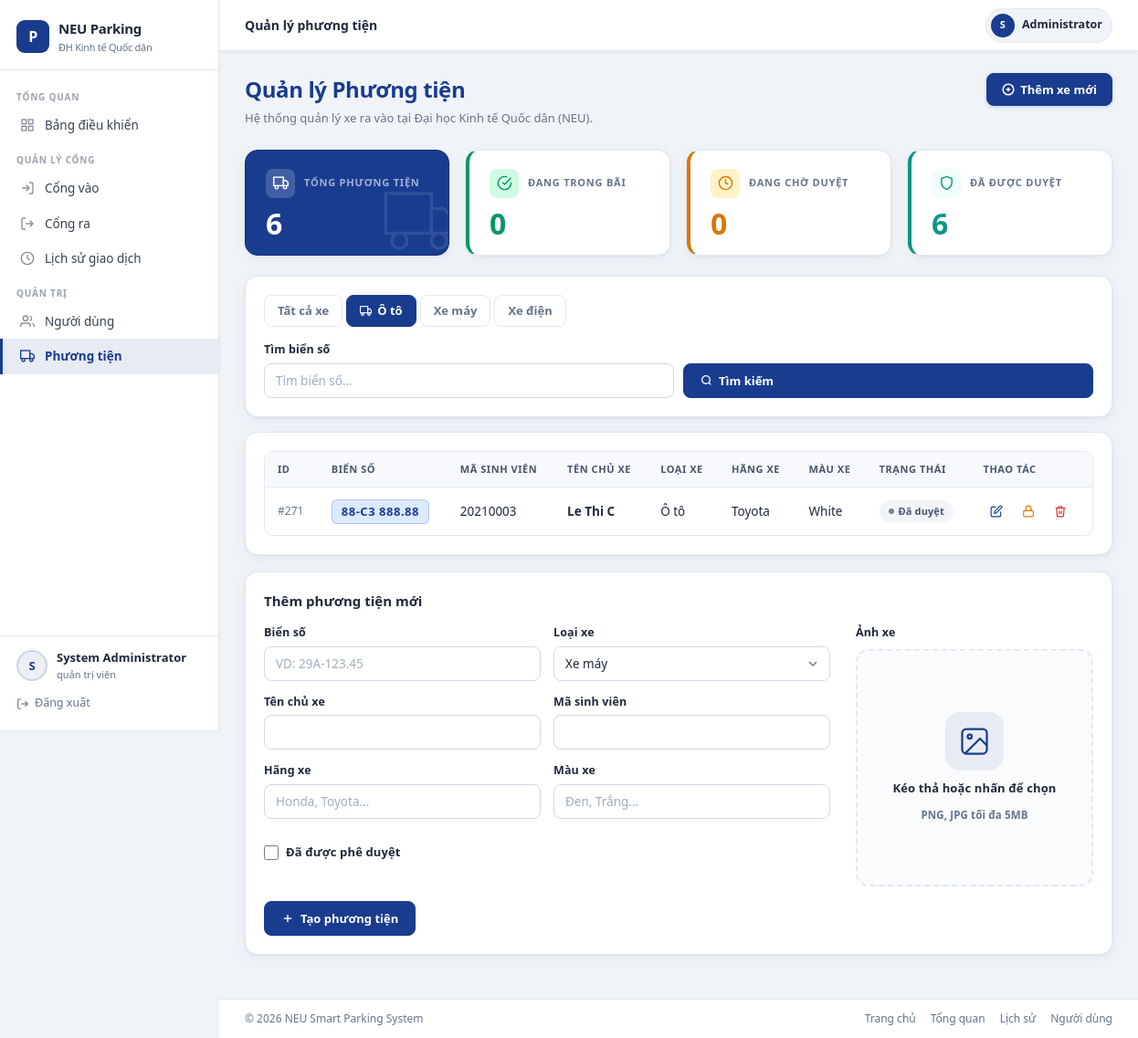
The app's page /admin/vehicles?type=car&plate= (signed in), older data.
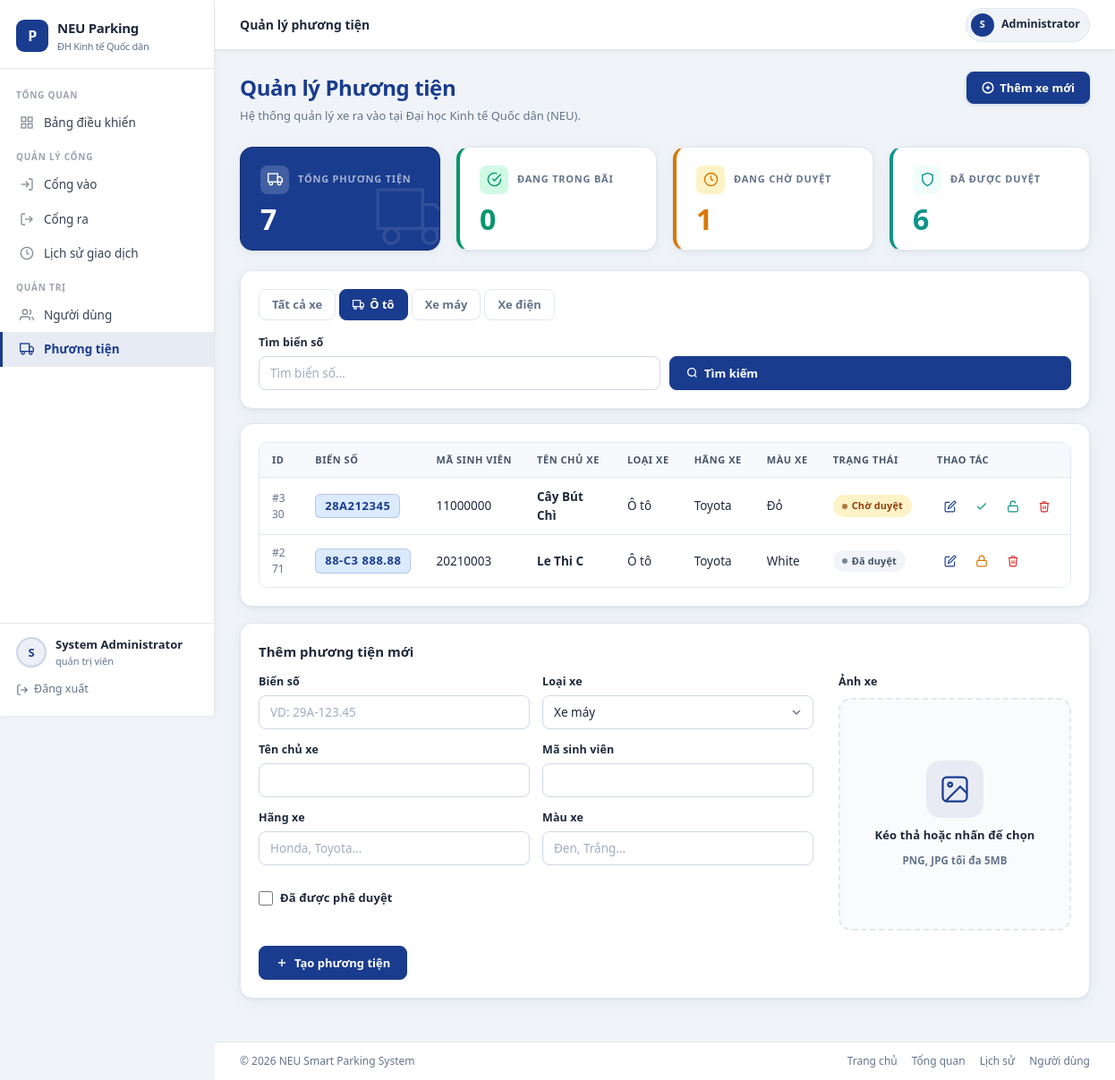
The same page, newer data.
### tables this page shows
CREATE TABLE vehicles (
            id INTEGER PRIMARY KEY AUTOINCREMENT,
            plate TEXT UNIQUE NOT NULL,
            student_code TEXT NOT NULL,
            owner_name TEXT,
            vehicle_type TEXT NOT NULL DEFAULT 'motorbike',
            brand TEXT,
            color TEXT,
            image_path TEXT,
            is_active INTEGER NOT NULL DEFAULT 1,
            created_at TEXT DEFAULT CURRENT_TIMESTAMP
        );

### app.py (the view)
@app.route("/admin/vehicles")
@roles_required("admin")
def vehicles():
    plate = (request.args.get("plate") or "").strip()
    vehicle_type = (request.args.get("type") or "").strip()
    edit_vehicle_id = (request.args.get("edit") or "").strip()
    editing_vehicle = get_vehicle_by_id(int(edit_vehicle_id)) if edit_vehicle_id.isdigit() else None
    vehicles_rows = list_vehicles(plate=plate, vehicle_type=vehicle_type)
    active_map = _active_parking_map()
    context = {
        "vehicles": vehicles_rows,
        "total": int(_fetch_scalar("SELECT COUNT(*) FROM vehicles")),
        "in_parking": int(_fetch_scalar("SELECT COUNT(*) FROM parking_log WHERE time_out IS NULL")),
        "pending": int(_fetch_scalar("SELECT COUNT(*) FROM vehicles WHERE is_active=0")),
        "approved": int(_fetch_scalar("SELECT COUNT(*) FROM vehicles WHERE is_active=1")),
        "plate_filter": plate,
        "type_filter": vehicle_type,
        "active_map": active_map,
        "editing_vehicle": editing_vehicle,
        "vehicle_form": _vehicle_form_defaults(editing_vehicle),
    }
    return render_template("vehicles.html", **context)

### app.py (called while the page is built, shortened)
def _engine():
    return get_engine()

def _fetch_all(sql: str, params: dict | None = None):
    with _engine().connect() as conn:
        return conn.execute(text(sql), params or {}).fetchall()

def _fetch_scalar(sql: str, params: dict | None = None, default=0):
    with _engine().connect() as conn:
        value = conn.execute(text(sql), params or {}).scalar()
        return default if value is None else value

def _active_parking_map() -> dict[str, bool]:
    rows = _fetch_all("SELECT plate FROM parking_log WHERE time_out IS NULL")
    return {normalize_plate(row[0]): True for row in rows}

def _vehicle_form_defaults(data: dict | None = None) -> dict:
    payload = {
        "plate": "",
        "student_code": "",
        "owner_name": "",
        "vehicle_type": "motorbike",
        "brand": "",
        "color": "",
        "is_active": False,
    }
    return payload

def _translate_role(role: str | None) -> str:
    return {
        "admin": "quản trị viên",
        "guard": "bảo vệ",
        "student": "sinh viên",
    }.get((role or "").lower(), role or "-")

### templates/vehicles.html (shortened to what the changed rows need)
{% extends 'base.html' %}
{% block extra_css %}
<link rel="stylesheet" href="{{ url_for('static', filename='css/admin.css') }}">
{% endblock %}
{% block content %}
<div class="page-header">
    <div>
        <h1 class="page-title">Quản lý Phương tiện</h1>
    </div>
</div>
<div class="grid grid-4" style="margin-bottom:22px;">
    <article class="vm-stat-card vm-stat-dark">
        <div class="vm-stat-top">
            <div class="vm-stat-icon vm-icon-white">
            </div>
            <span class="vm-stat-label">TỔNG PHƯƠNG TIỆN</span>
        </div>
        <p class="vm-stat-value">{{ total }}</p>
        <div class="vm-stat-bg-icon">
            <svg width="80" height="80" viewBox="0 0 24 24" fill="none" stroke="currentColor" stroke-width="1" opacity="0.1"><rect x="1" y="3" width="15" height="13"/><polygon points="16 8 20 8 23 11 23 16 16 16 16 8"/><circle cx="5.5" cy="18.5" r="2.5"/><circle cx="18.5" cy="18.5" r="2.5"/></svg>
        </div>
    </article>
    <article class="vm-stat-card vm-stat-orange">
        <div class="vm-stat-top">
            <div class="vm-stat-icon vm-icon-orange">
            </div>
            <span class="vm-stat-label">ĐANG CHỜ DUYỆT</span>
        </div>
        <p class="vm-stat-value vm-val-orange">{{ pending }}</p>
    </article>
</div>
<article class="section-card">
    <div class="table-wrapper" style="max-height:310px;overflow-y:auto;">
        <table class="vehicles-table">
            <thead>
                <tr>
                    <th>ID</th>
                    <th>Biển số</th>
                    <th>Mã sinh viên</th>
                    <th>Tên chủ xe</th>
                    <th>Loại xe</th>
                    <th>Hãng xe</th>
                    <th>Màu xe</th>
                    <th>Trạng thái</th>
                    <th>Thao tác</th>
                </tr>
            </thead>
            <tbody>
                {% for vehicle in vehicles %}
                {% set plate_key = vehicle.plate.upper().replace('-', '').replace(' ', '').replace('.', '') %}
                <tr>
                    <td style="color:var(--text-secondary);font-size:12px;">#{{ vehicle.id }}</td>
                    <td><span class="plate-badge">{{ vehicle.plate }}</span></td>
                    <td>{{ vehicle.student_code }}</td>
                    <td><strong>{{ vehicle.owner_name or '—' }}</strong></td>
                    <td>{{ translate_vehicle_type(vehicle.vehicle_type) }}</td>
                    <td>{{ vehicle.brand or '—' }}</td>
                    <td>{{ vehicle.color or '—' }}</td>
                    <td>
                        {% if active_map.get(plate_key) %}
                            <span class="badge badge-success">Trong bãi</span>
                        {% elif not vehicle.is_active %}
                            <span class="badge badge-warning">Chờ duyệt</span>
                        {% else %}
                            <span class="badge badge-secondary">Đã duyệt</span>
                        {% endif %}
                    </td>
                    <td>
                        <div class="vm-actions">
                            <a class="vm-icon-btn vm-icon-edit"
                               href="{{ url_for('vehicles', edit=vehicle.id, plate=plate_filter, type=type_filter) }}#vehicle-form"
                               title="Sửa">
                                <svg width="14" height="14" viewBox="0 0 24 24" fill="none" stroke="currentColor" stroke-width="2"><path d="M11 4H4a2 2 0 0 0-2 2v14a2 2 0 0 0 2 2h14a2 2 0 0 0 2-2v-7"/><path d="M18.5 2.5a2.121 2.121 0 0 1 3 3L12 15l-4 1 1-4 9.5-9.5z"/></svg>
                            </a>
                            {% if not vehicle.is_active %}
                            <form method="post" action="{{ url_for('approve_vehicle_route', vehicle_id=vehicle.id) }}" style="margin:0;">
                                <button class="vm-icon-btn vm-icon-approve" type="submit" title="Duyệt xe">
                                    <svg width="14" height="14" viewBox="0 0 24 24" fill="none" stroke="currentColor" stroke-width="2"><polyline points="20 6 9 17 4 12"/></svg>
                                </button>
                            </form>
                            {% endif %}
                            <form method="post" action="{{ url_for('toggle_vehicle_route', vehicle_id=vehicle.id) }}" style="margin:0;">
                                <button class="vm-icon-btn {{ 'vm-icon-lock' if vehicle.is_active else 'vm-icon-unlock' }}"
                                        type="submit"
                                        title="{{ 'Tạm khóa' if vehicle.is_active else 'Kích hoạt' }}">
                                    {% if vehicle.is_active %}
                                    <svg width="14" height="14" viewBox="0 0 24 24" fill="none" stroke="currentColor" stroke-width="2"><rect x="3" y="11" width="18" height="11" rx="2" ry="2"/><path d="M7 11V7a5 5 0 0 1 10 0v4"/></svg>
                                    {% else %}
                                    <svg width="14" height="14" viewBox="0 0 24 24" fill="none" stroke="currentColor" stroke-width="2"><rect x="3" y="11" width="18" height="11" rx="2" ry="2"/><path d="M7 11V7a5 5 0 0 1 9.9-1"/></svg>
                                    {% endif %}
                                </button>
                            </form>
                            <form method="post" action="{{ url_for('delete_vehicle_route', vehicle_id=vehicle.id) }}"
                                  onsubmit="return confirm('Xóa phương tiện này?');" style="margin:0;">
                                <button class="vm-icon-btn vm-icon-delete" type="submit" title="Xóa">
                                    <svg width="14" height="14" viewBox="0 0 24 24" fill="none" stroke="currentColor" stroke-width="2"><polyline points="3 6 5 6 21 6"/><path d="M19 6l-1 14a2 2 0 0 1-2 2H8a2 2 0 0 1-2-2L5 6"/><path d="M10 11v6"/><path d="M14 11v6"/><path d="M9 6V4a1 1 0 0 1 1-1h4a1 1 0 0 1 1 1v2"/></svg>
                                </button>
                            </form>
                        </div>
                    </td>
                </tr>
                {% else %}
                <tr>
                    <td colspan="9" class="muted" style="text-align:center;padding:28px;">Không có dữ liệu phương tiện.</td>
                </tr>
                {% endfor %}
            </tbody>
        </table>
    </div>
</article>
<article class="section-card" id="vehicle-form" style="margin-bottom:16px;">
    <h2 class="section-title">{{ 'Cập nhật phương tiện' if editing_vehicle else 'Thêm phương tiện mới' }}</h2>
</article>
{% endblock %}

Row changes from the older to the newer data that the page shows:
added vehicles: id "330", plate "28A212345", student_code "11000000", owner_name "Cây Bút Chì", brand "Toyota", color "Đỏ", is_active "Chờ duyệt"
Text that changed along with them:
{{ total }}: "6" → "7"
{{ pending }}: "0" → "1"
